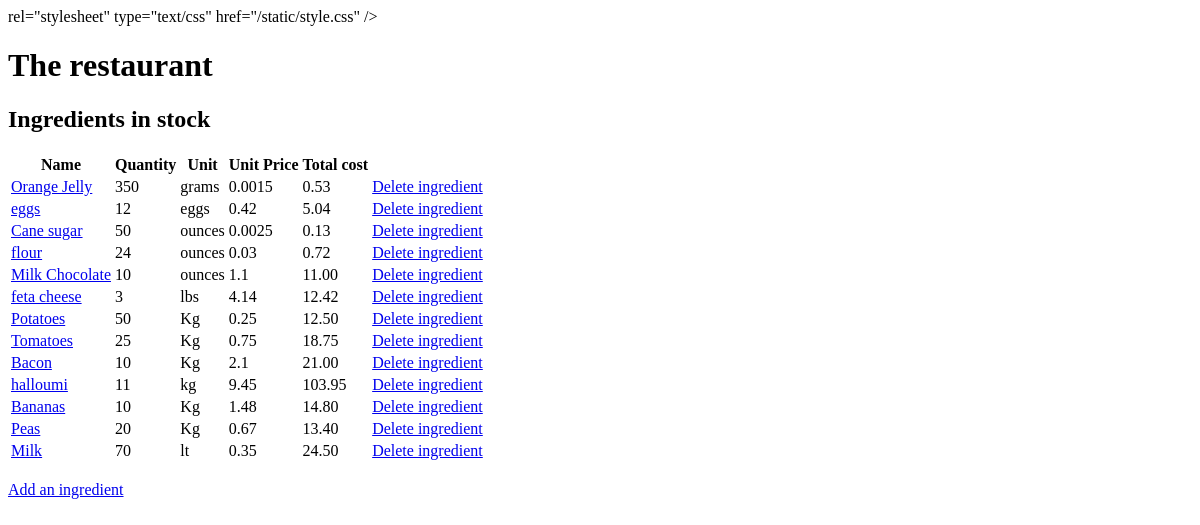
The page /ingredients/ on the database as committed earlier.
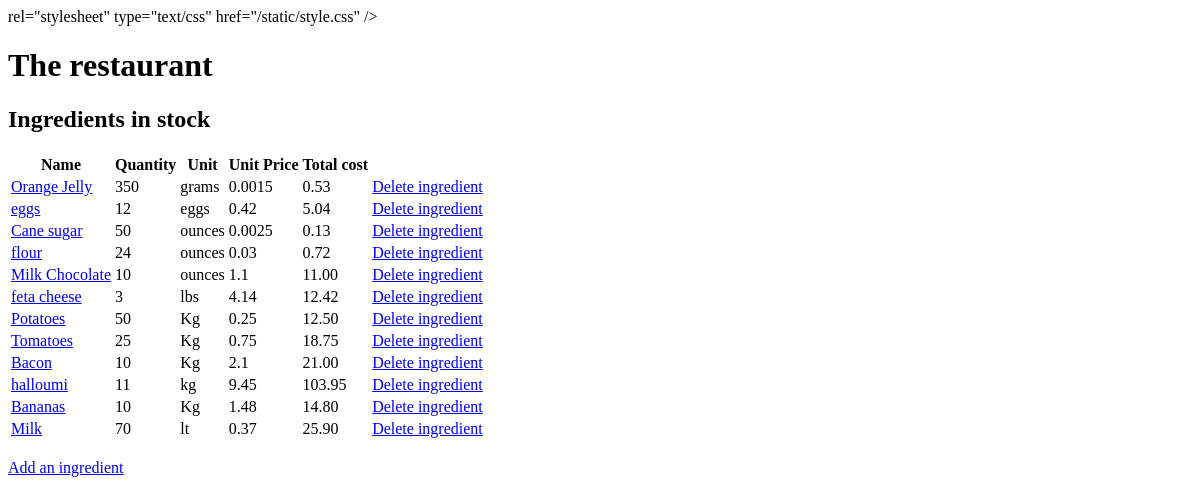
The same page on the database as committed later.
### inventory/models.py (models this page shows, shortened)
class Ingredient(models.Model):
    name = models.CharField(unique=True, max_length=300)
    quantity = models.FloatField(default=0)
    unit = models.CharField(max_length=20)
    unit_price = models.FloatField(default=0)

### inventory/views.py (the view)
# urls.py: path("ingredients/", views.IngredientView.as_view(), name='ingredients'),
class IngredientView(TemplateView):
    template_name = "ingredients.html"
    def get_context_data(self, **kwargs):
        context = super().get_context_data(**kwargs)
        context["ingredients"] = Ingredient.objects.all()
        return context

### inventory/templates/ingredients.html (shortened to what this page needs)
{% extends 'base.html' %} {% load static %} {% block title %}The restaurant{% endblock %}
{% block content %}
{% load mathfilters %}
<div>
    <h2>Ingredients in stock</h2>
    <table>
      <thead>
        <tr>
          <th>Name</th>
          <th>Quantity</th>
          <th>Unit</th>
          <th>Unit Price</th>
          <th>Total cost</th>
        </tr>
      </thead>
      <tbody>
        {% for ingredient in ingredients %}
        <tr>
          <td><a href="{% url "updateingredient" ingredient.id %}">{{ ingredient.name }}</a></td>
          <td>{{ ingredient.quantity }}</td>
          <td>{{ ingredient.unit }}</td>
          <td>{{ ingredient.unit_price }}</td>
          <td>{{ ingredient.quantity|mul:ingredient.unit_price|floatformat:2 }}</td>
          <td><a href="{% url "deleteingredient" ingredient.id %}">Delete ingredient</a></td>
        {% endfor %}
      </tbody>
    </table>
  <br>
  <a href="{% url 'addingredient'%}">Add an ingredient</a>  </div>
{% endblock %}

Rows that differ between the two databases and show on the page:
removed Ingredient: name "Peas", quantity "20", unit "Kg", unit_price "0.67", quantity|mul "13.40"
changed Ingredient "Milk": unit_price "0.35" → "0.37"; quantity|mul "24.50" → "25.90"
